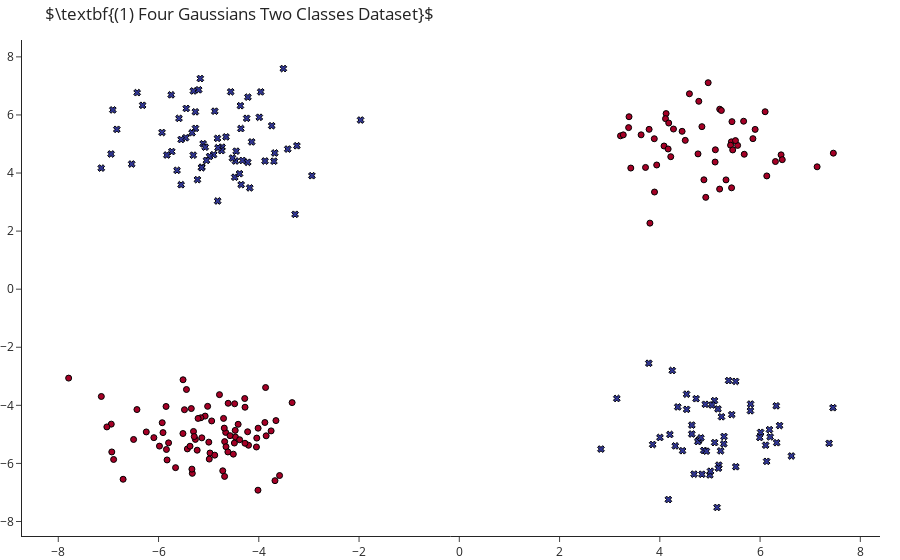

Notebook source saved alongside this figure:
### Markdown cell above
## Generate Data Scenario
To load the desired dataset call corresponding function

### Code cell
np.random.seed(1)
m = 250
symbols = np.array(["circle", "x"])

def triangle():
    x = np.random.uniform(low=-5, high=5, size=(m, 2))
    return (x, np.array(x[:,0] < x[:,1], dtype=np.int)), "Linear Separation"
    
def circular(radius=9):
    x = np.random.uniform(low=-5, high=5, size=(m, 2))
    return (x, np.array(x[:,0]**2 + x[:,1]**2 <= radius, dtype=np.int)), "Circle"

def rectangles():
    x = np.random.uniform(low=-5, high=5, size=(m, 2))
    return (x, np.array( ((-5 <= x[:,0]) & (x[:,0] <= 0) & (-4 <= x[:,1]) & (x[:, 1] <= 0)) |
                         ((1 <= x[:,0])  & (x[:,0] <= 5) & (-1 <= x[:,1]) & (x[:, 1] <= 4)), dtype=np.int)), \
    "Two Rectangles"

def gaussians(p=.5):
    mu, cov = np.array([[-2,-2], [2,1]]), np.array([[[.6, .4], [.4, .6]], [[1.4, -0.9], [-0.9, .6 ]]])
    
    x, y = [], []
    for _ in range(m):
        y.append(int(np.random.uniform() <= p))
        x.append(np.random.multivariate_normal(mu[y[-1]], cov[y[-1]]))
    return (np.array(x), np.array(y)), "Two Gaussians"


def gaussians_non_linear():
    mu = [np.array([-5,-5]), np.array([-5,5]), np.array([5,-5]), np.array([5,5])]
    
    x, y = [], []
    for _m in range(m):
        y.append(int(np.random.choice([0,1,2,3])))
        x.append(mu[y[-1]] + np.random.multivariate_normal([0,0], [[1,0],[0,1]]))
    
    y = np.array(y)   
    return (np.array(x), np.logical_or(y == 1, y == 2).astype(int)), "Four Gaussians Two Classes"

def moons():
    return make_moons(n_samples=m, noise=0.2, random_state=0), "Moons"


# To load different datasets replace `triangle()` with one of the other possible datasets
(X, y), title = triangle()
lims = np.array([X.min(axis=0), X.max(axis=0)]).T + np.array([-.4, .4])

go.Figure(data=[go.Scatter(x=X[:,0], y=X[:,1], mode="markers", showlegend=False,
                           marker=dict(color=y, symbol=symbols[y], line=dict(color="black", width=1),
                                       colorscale=[custom[0], custom[-1]]))], 
          layout=go.Layout(title= rf"$\textbf{{(1) {title} Dataset}}$")).show()

### Figure 1 — Plotly figure (JSON) as saved in the notebook; plotly's stock layout.template omitted (floating-point values rounded to 4 significant figures; data arrays with more than 128 entries replaced by an {"elided": "..."} marker saying what was removed)
{"data": [{"marker": {"color": {"elided": "250 int values"}, "colorscale": [[0, "rgb(165,0,38)"], [1, "rgb(49,54,149)"]], "line": {"color": "black", "width": 1}, "symbol": {"elided": "250 str values"}}, "mode": "markers", "showlegend": false, "type": "scatter", "x": {"elided": "250 float values"}, "y": {"elided": "250 float values"}}], "layout": {"title": {"text": "$\\textbf{(1) Four Gaussians Two Classes Dataset}$"}}}
